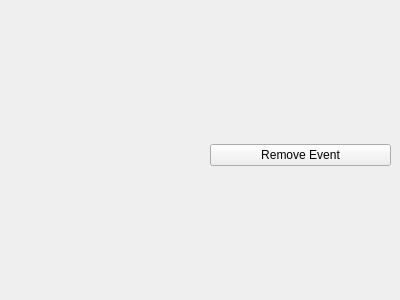
<?xml version="1.0" encoding="UTF-8"?>
<ui version="4.0">
 <class>removeeventwindow</class>
 <widget class="QWidget" name="removeeventwindow">
  <property name="geometry">
   <rect>
    <x>0</x>
    <y>0</y>
    <width>400</width>
    <height>300</height>
   </rect>
  </property>
  <property name="windowTitle">
   <string>Form</string>
  </property>
  <widget class="QWidget" name="verticalLayoutWidget">
   <property name="geometry">
    <rect>
     <x>210</x>
     <y>120</y>
     <width>181</width>
     <height>71</height>
    </rect>
   </property>
   <layout class="QVBoxLayout" name="verticalLayout">
    <item>
     <spacer name="verticalSpacer">
      <property name="orientation">
       <enum>Qt::Vertical</enum>
      </property>
      <property name="sizeHint" stdset="0">
       <size>
        <width>20</width>
        <height>40</height>
       </size>
      </property>
     </spacer>
    </item>
    <item>
     <widget class="QPushButton" name="removeEvent">
      <property name="text">
       <string>Remove Event</string>
      </property>
     </widget>
    </item>
    <item>
     <spacer name="verticalSpacer_2">
      <property name="orientation">
       <enum>Qt::Vertical</enum>
      </property>
      <property name="sizeHint" stdset="0">
       <size>
        <width>20</width>
        <height>40</height>
       </size>
      </property>
     </spacer>
    </item>
   </layout>
  </widget>
 </widget>
 <resources/>
 <connections/>
</ui>
